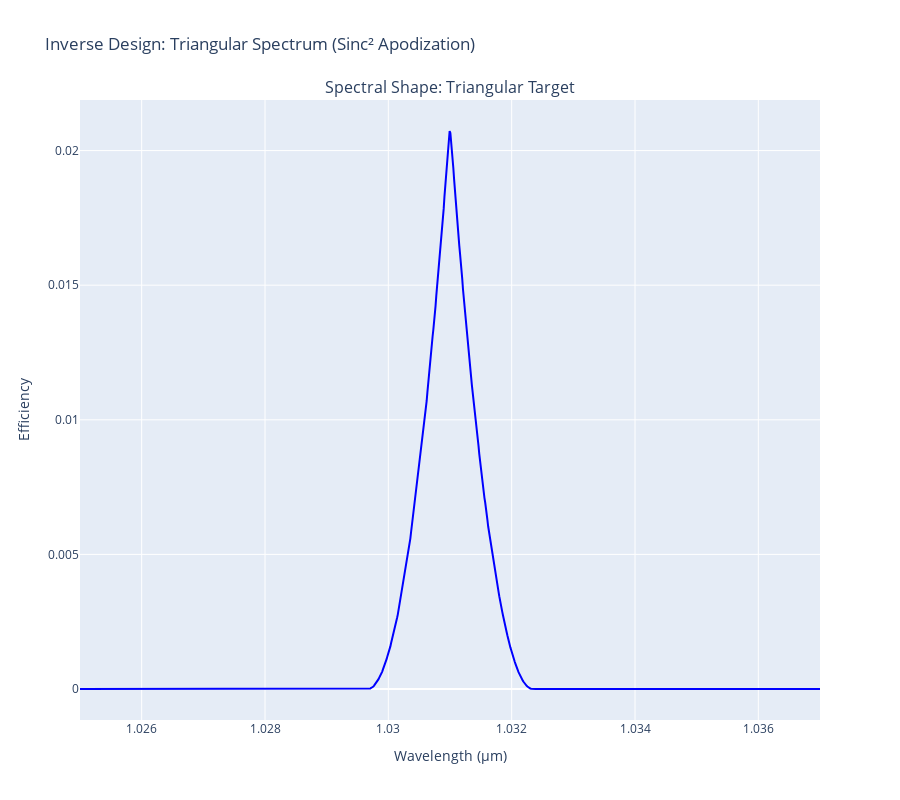

The notebook cell this image was saved under:
### Code cell
import jax
import jax.numpy as jnp
from plotly import graph_objects as go
from plotly.subplots import make_subplots

# Assuming 'qpm' package is available in your environment
# If simulating locally without this specific library, these imports
# represent the standard Split-Step or Transfer Matrix solvers.
from qpm import cwes, mgoslt

# Enable x64 for precision
jax.config.update("jax_enable_x64", val=True)

# --- 1. Common Simulation Parameters ---
NORO_CRR_FACTOR = 1.07 / 2.84 * 100
design_temp = 70.0
# Normalize kappa so max duty cycle corresponds to ideal coupling
kappa_mag = 1.31e-5 / (2 / jnp.pi)

wl_start = 1.025
wl_end = 1.037
wls = jnp.linspace(wl_start, wl_end, 1000)

# Calculate phase mismatch (delta_k)
dks = mgoslt.calc_twm_delta_k(wls, wls, design_temp)
b_initial = jnp.array(1.0 + 0.0j)
batch_simulate = jax.jit(jax.vmap(cwes.simulate_shg_npda, in_axes=(None, None, 0, None)))

# --- 2. Target Profile Generation: Sinc^2 for Triangle ---
num_periods = 10000
design_wl = 1.031

# Calculate physical period length (Lambda)
shg_width = jnp.pi / mgoslt.calc_twm_delta_k(design_wl, design_wl, design_temp)
Lp = 2 * shg_width
L_total = num_periods * Lp

# Spatial grid centered at 0
z_period_centers = (jnp.arange(num_periods) + 0.5) * Lp
z_center = L_total / 2.0
z_n = z_period_centers - z_center

# --- DESIGN MODIFICATION START ---
# Target: Sinc^2 (Fourier Pair of Triangle)
# We use a scale factor to define the "width" of the triangle in frequency
apodization_scale_factor = 20.0
sinc_arg = z_n * apodization_scale_factor / (L_total / 2.0)

# Definition: sinc^2(x)
target_profile = jnp.sinc(sinc_arg) ** 2

# Normalize to max 1.0
max_val = jnp.max(jnp.abs(target_profile))
norm_profile = target_profile / max_val

# Extract D (Magnitude) and Polarity (Sign)
mag_profile = jnp.abs(norm_profile)

# Note: For sinc^2, sign_profile is effectively always +1.
# This implies no domain flips, only duty cycle modulation.
sign_profile = jnp.sign(norm_profile)

# Apply Inverse Nonlinearity Map: D = arcsin(M) / pi
D_n = jnp.arcsin(mag_profile) / jnp.pi
# --- DESIGN MODIFICATION END ---


# --- 3. Geometry Construction ---

# A. Left-Anchored (2-Domain) - The "Control/Failure Case"
# --------------------------------------------------------
# This geometry allows the centroid to drift as D changes.
w_left_1 = D_n * Lp
w_left_2 = (1 - D_n) * Lp

# Interleave [Pulse, Gap]
widths_2d = jnp.column_stack((w_left_1, w_left_2)).ravel()

# Polarity pattern: (+, -) * sign_profile
base_signs_2d = jnp.tile(jnp.array([1.0, -1.0]), num_periods)
period_signs_repeated_2d = jnp.repeat(sign_profile, 2)
kappas_2d = kappa_mag * base_signs_2d * period_signs_repeated_2d

# B. Center-Anchored (3-Domain) - The "Correct Implementation"
# ------------------------------------------------------------
# This geometry locks the centroid at Lambda/2.
# Structure: [Gap/2, Pulse, Gap/2]
gap_widths = (1 - D_n) * Lp / 2.0
pulse_widths = D_n * Lp

# Interleave [Gap, Pulse, Gap]
widths_3d = jnp.column_stack((gap_widths, pulse_widths, gap_widths)).ravel()

# Polarity pattern: (-, +, -) * sign_profile
# Standard QPM global phase alignment: Pulse is +k
base_signs_3d = jnp.tile(jnp.array([-1.0, 1.0, -1.0]), num_periods)
period_signs_repeated_3d = jnp.repeat(sign_profile, 3)
kappas_3d = kappa_mag * base_signs_3d * period_signs_repeated_3d


# --- 4. Execution ---
print("Simulating Left-Anchored (2-Domain)...")
amps_2d = batch_simulate(widths_2d, kappas_2d, dks, b_initial)
effs_2d = jnp.abs(amps_2d) ** 2 * NORO_CRR_FACTOR

print("Simulating Center-Anchored (3-Domain)...")
amps_3d = batch_simulate(widths_3d, kappas_3d, dks, b_initial)
effs_3d = jnp.abs(amps_3d) ** 2 * NORO_CRR_FACTOR

# --- 5. Visualization ---
fig = make_subplots(
    rows=1, cols=1, subplot_titles=("Spectral Shape: Triangular Target", "Asymmetry Analysis (Hermitian Symmetry Check)"), vertical_spacing=0.15
)

# Plot 1: Spectra
# fig.add_trace(
#     go.Scatter(x=wls, y=effs_2d, mode="lines", name="2-Domain (Left-Anchored)", line={"color": "red", "width": 2, "dash": "dot"}), row=1, col=1
# )
fig.add_trace(go.Scatter(x=wls, y=effs_3d, mode="lines", name="3-Domain (Center-Anchored)", line={"color": "blue", "width": 2}), row=1, col=1)

# Plot 2: Asymmetry (Difference from flipped version)
# Ideally, a Triangle centered at lambda_c is symmetric.
# fig.add_trace(go.Scatter(x=wls, y=effs_2d - jnp.flip(effs_2d), mode="lines", name="Asymmetry (2-Domain)", line={"color": "red"}), row=2, col=1)
# fig.add_trace(go.Scatter(x=wls, y=effs_3d - jnp.flip(effs_3d), mode="lines", name="Asymmetry (3-Domain)", line={"color": "blue"}), row=2, col=1)

fig.update_layout(height=800, width=900, title_text="Inverse Design: Triangular Spectrum (Sinc² Apodization)")
fig.update_xaxes(title_text="Wavelength (µm)", row=1, col=1)
fig.update_yaxes(title_text="Efficiency", row=1, col=1)
fig.update_yaxes(title_text="Asymmetry (Delta)", row=2, col=1)

fig.show()

### Figure 1 — Plotly figure (JSON) as saved in the notebook; plotly's stock layout.template omitted (floating-point values rounded to 4 significant figures; data arrays with more than 128 entries replaced by an {"elided": "..."} marker saying what was removed)
{"data": [{"line": {"color": "blue", "width": 2}, "mode": "lines", "name": "3-Domain (Center-Anchored)", "type": "scatter", "x": {"elided": "1000 float values"}, "xaxis": "x", "y": {"elided": "1000 float values"}, "yaxis": "y"}], "layout": {"annotations": [{"font": {"size": 16}, "showarrow": false, "text": "Spectral Shape: Triangular Target", "x": 0.5, "xanchor": "center", "xref": "paper", "y": 1, "yanchor": "bottom", "yref": "paper"}], "height": 800, "title": {"text": "Inverse Design: Triangular Spectrum (Sinc² Apodization)"}, "width": 900, "xaxis": {"anchor": "y", "domain": [0, 1], "title": {"text": "Wavelength (µm)"}}, "yaxis": {"anchor": "x", "domain": [0, 1], "title": {"text": "Efficiency"}}}}
